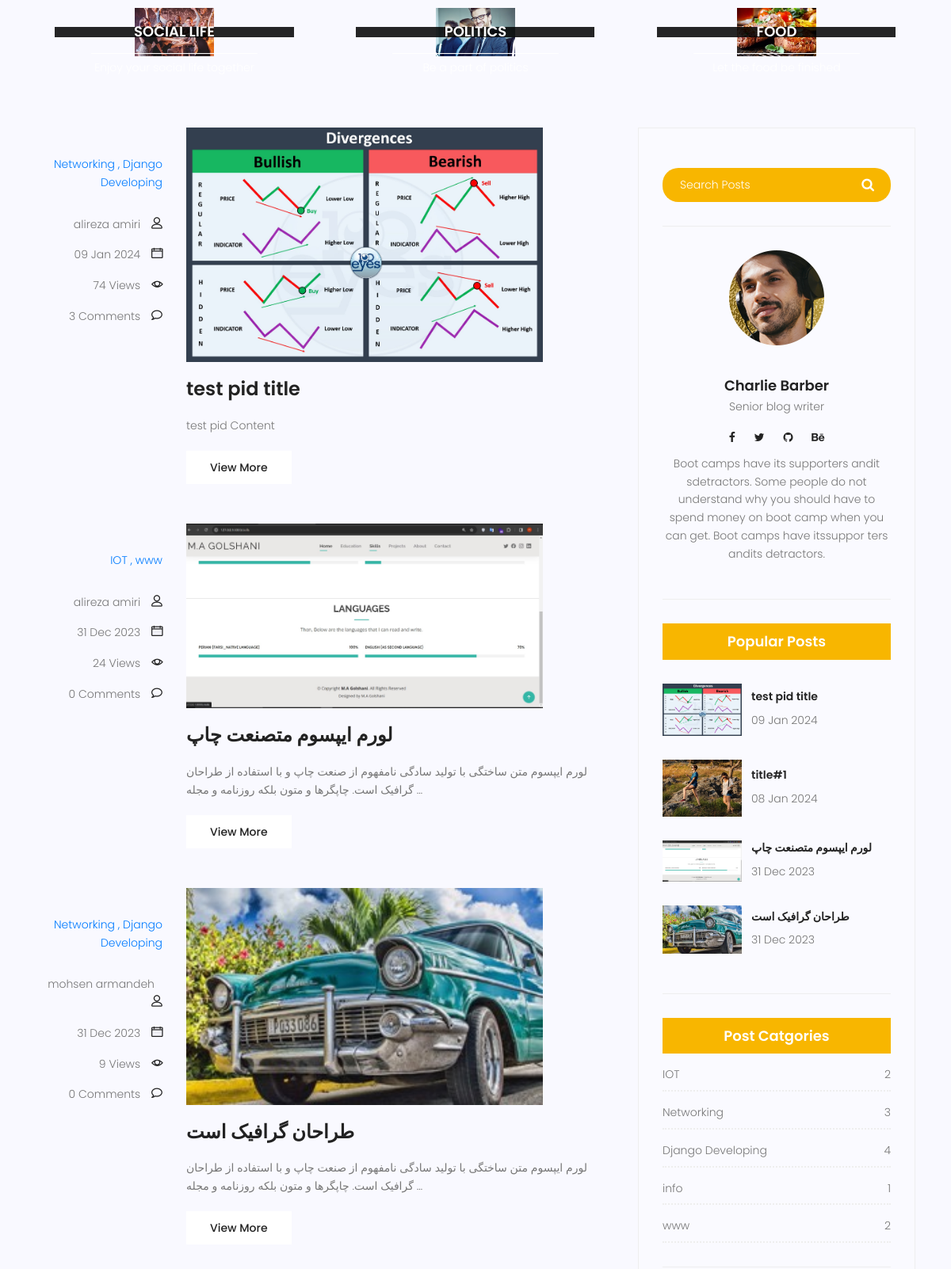
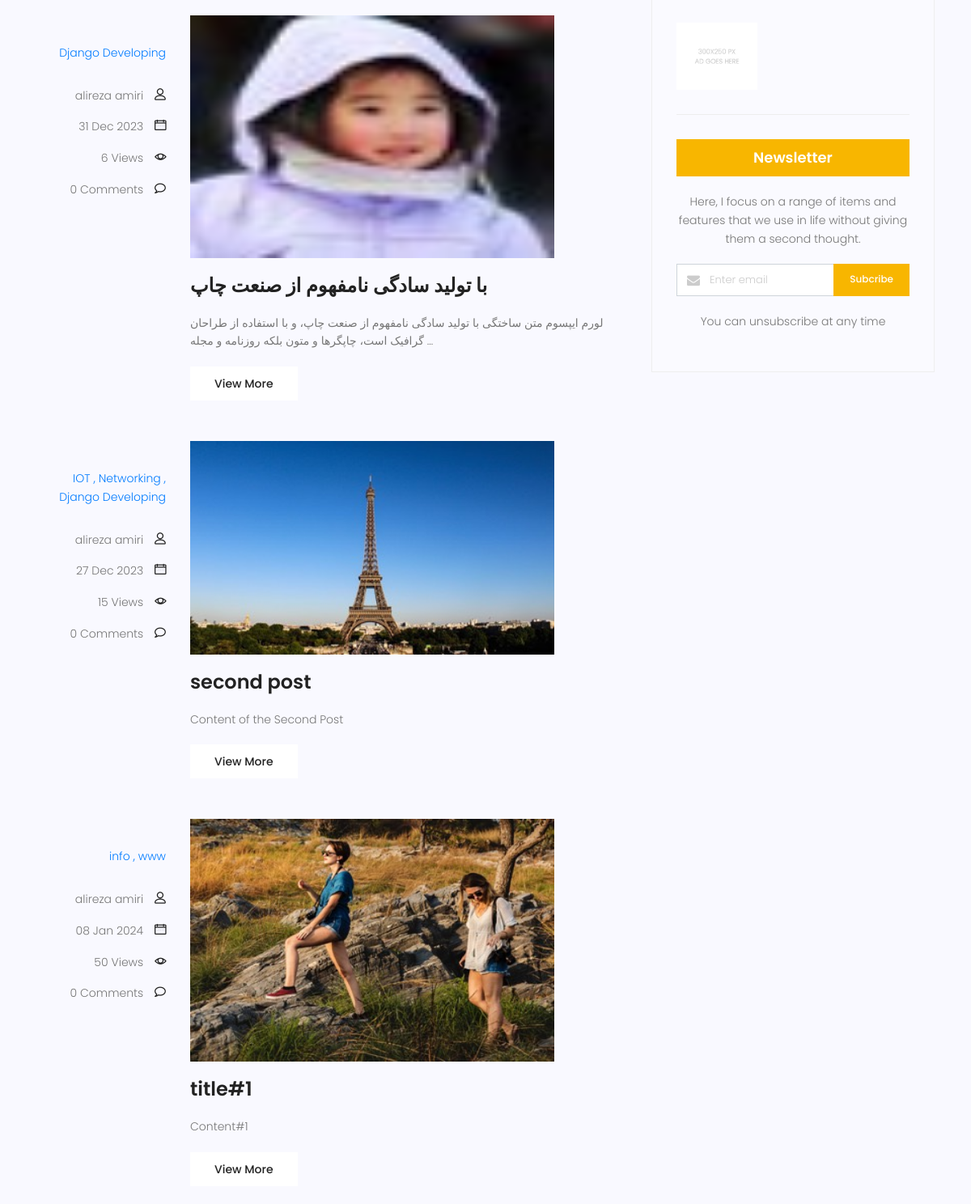
Page /blog/search/ (middle part) on the earlier database version (2 pictures, top to bottom).
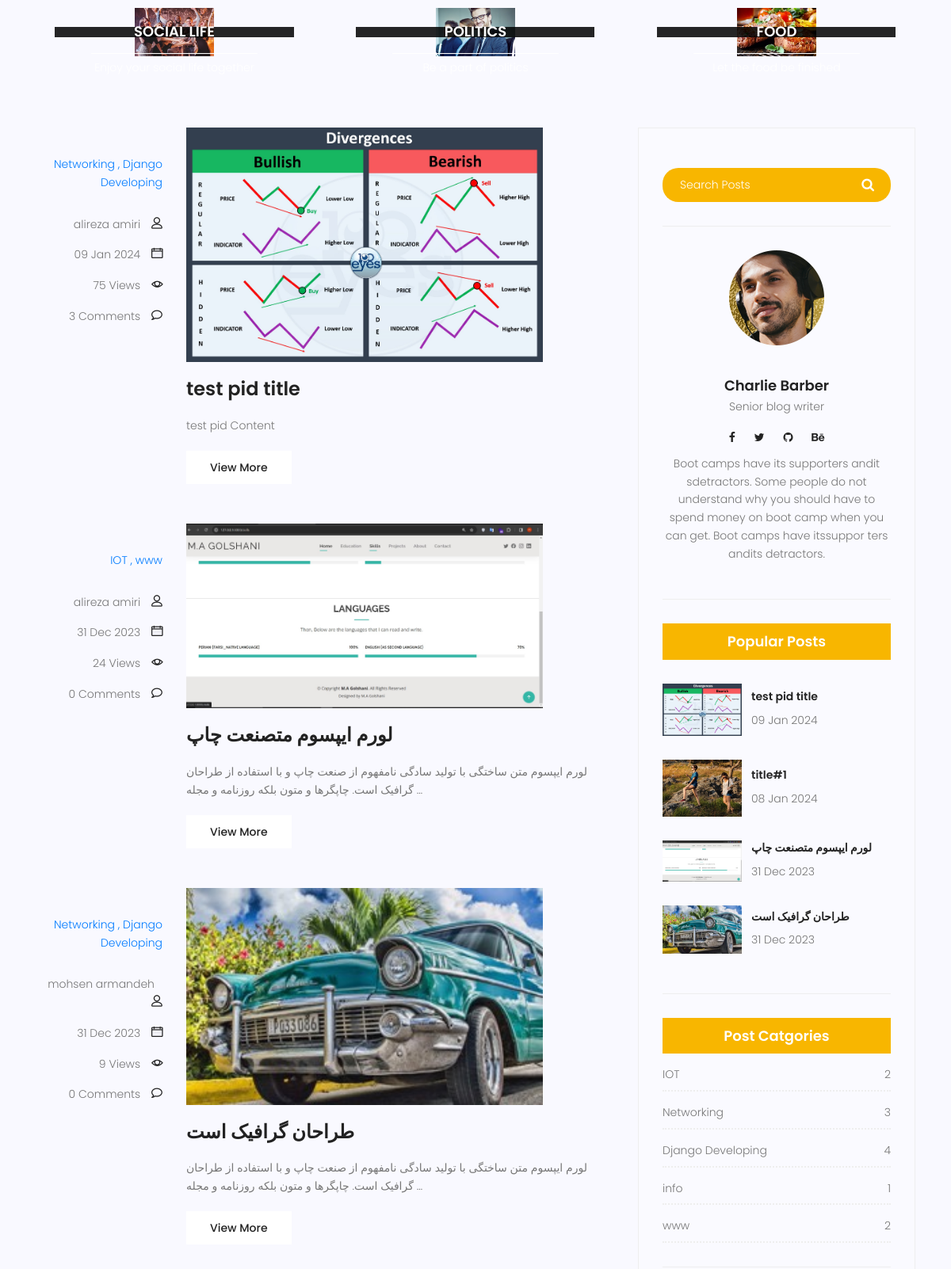
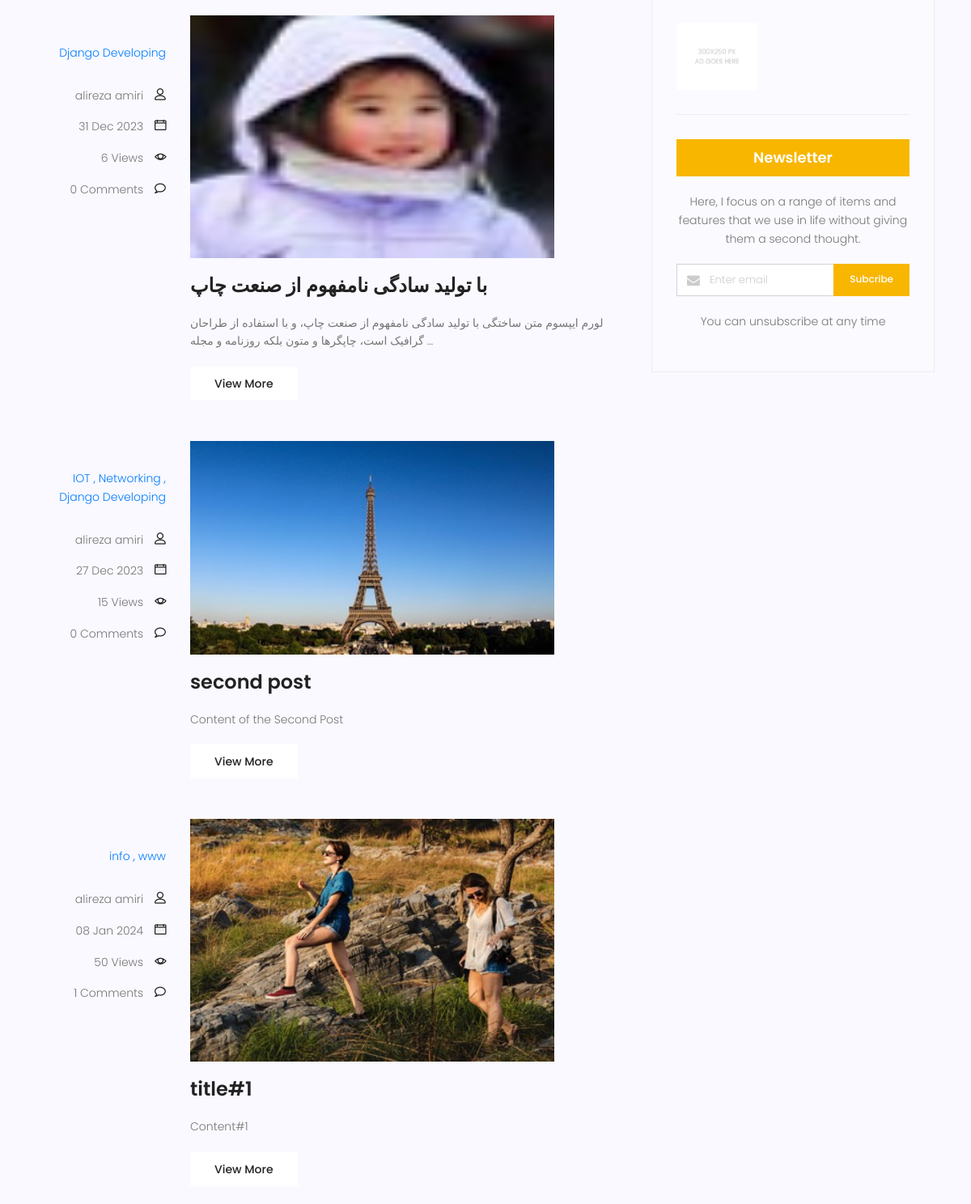
Same page on the later database version (2 pictures, top to bottom).
### blog/models.py (models this page shows, shortened)
class Post(models.Model):
    image = models.ImageField(default='blog/defaults.jpg')
    author = models.ForeignKey(User, null=True, on_delete=models.SET_NULL)
    title = models.CharField(max_length=255)
    content = models.TextField()
    tags = TaggableManager()
    category = models.ManyToManyField(Category)
    counted_views = models.IntegerField(default=0)
    status = models.BooleanField(default=False)
    published_date = models.DateTimeField(null=True)
    created_date = models.DateTimeField(auto_now_add=True)
    updated_date = models.DateTimeField(auto_now=True)
    class Meta:
        ordering = ["-created_date"]

### blog/views.py (the view)
# urls.py: path('search/', blog_search, name='search'),
def blog_search(request):
    posts = Post.objects.filter(status=1)
    if request.method == 'GET':
        if s := request.GET.get('s'):
            print()
            posts = posts.filter(content__contains=s)
    context = {'posts': posts}
    return render(request, 'blog/blog-home.html', context)

### blog/templatetags/blog_tag.py (called while the page is built)
@register.simple_tag(name="comment_count")
def function(pid):
    return Comment.objects.filter(post=pid,approved=True).count()

@register.inclusion_tag('blog/blog-lastposts.html')
def latest_post_side(num=4):
    posts = Post.objects.filter(status=1).order_by('-published_date')[:num]
    return {'posts': posts}

@register.inclusion_tag('blog/post-categories.html')
def blog_post_categories():
    posts = Post.objects.filter(status=1)
    categories = Category.objects.all()
    cat_dict = {}
    for cat_name in categories:
        cat_dict[cat_name.name] = posts.filter(category=cat_name).count()
    return {'categories': cat_dict}

### templates/blog/blog-home.html (shortened to what the changed rows need)
{% extends "base.html" %}
{% load static %}
{% load blog_tag %}
{% block content %}
    <section class="post-content-area">
        <div class="container">
            <div class="row">
                <div class="col-lg-8 posts-list">
                    {% for post in posts %}
                        <div class="single-post row">
                            <div class="col-lg-3  col-md-3 meta-details">
                                <ul class="tags">
                                    {% for cat in post.category.all %}
                                        <a href="{% url 'blog:category' cat_name=cat.name %}">
                                            {{ cat.name }}
                                            {% if not forloop.last %}
                                                ,
                                            {% endif %}
                                        </a>
                                    {% endfor %}
                                </ul>
                                <div class="user-details row">
                                    <p class="user-name col-lg-12 col-md-12 col-6"><a
                                            href="{% url 'blog:author' author_username=post.author.username %}">{{ post.author.get_full_name }}</a>
                                        <span
                                                class="lnr lnr-user"></span></p>
                                    <p class="date col-lg-12 col-md-12 col-6"><a
                                            href="#">{{ post.published_date | date:"d M Y" }}</a>
                                        <span class="lnr lnr-calendar-full"></span></p>
                                    <p class="view col-lg-12 col-md-12 col-6"><a href="#">{{ post.counted_views }}
                                        Views</a> <span class="lnr lnr-eye"></span></p>
                                    <p class="comments col-lg-12 col-md-12 col-6"><a href="#">{% comment_count  post.id%} Comments</a> <span
                                            class="lnr lnr-bubble"></span></p>
                                </div>
                            </div>
                            <div class="col-lg-9 col-md-9 ">
                                <div class="feature-img">
                                    <img class="img-fluid" src=" {{ post.image.url }}" alt="">
                                </div>
                                <a class="posts-title" href="{% url 'blog:single' pid=post.id %}">
                                    <h3>{{ post.title }}</h3></a>
                                <p class="excert">
                                    {{ post.content| truncatewords:25 }}
                                </p>
                                <a href="{% url 'blog:single' pid=post.pk %}" class="primary-btn">View More</a>
                            </div>
                        </div>
                    {% endfor %}
                </div>
                <div class="col-lg-4 sidebar-widgets">
                    <div class="widget-wrap">
                        {% latest_post_side %}
                    </div>
                </div>
            </div>
        </div>
    </section>
    "{% endblock content %}

### templates/blog/blog-lastposts.html
{% load static %}
<div class="single-sidebar-widget popular-post-widget">
        <h4 class="popular-title">Popular Posts</h4>
    {% for post in posts %}
        <div class="popular-post-list">
            <div class="single-post-list d-flex flex-row align-items-center">
                <div class="thumb">
                    <img class="img-fluid " src="{{ post.image.url }}" alt="">
                </div>
                <div class="details">
                    <a href="{% url 'blog:single' pid=post.id %}"><h6>{{ post.title|truncatewords:5}}</h6></a>
                    <p>{{ post.published_date|date:'d M Y' }}</p>
                </div>
            </div>
        </div>
    {% endfor %}
</div>

Differences in the rows shown:
changed Post "test pid title": counted_views "74" → "75"
computed for Post "title#1": id "0" → "1"
